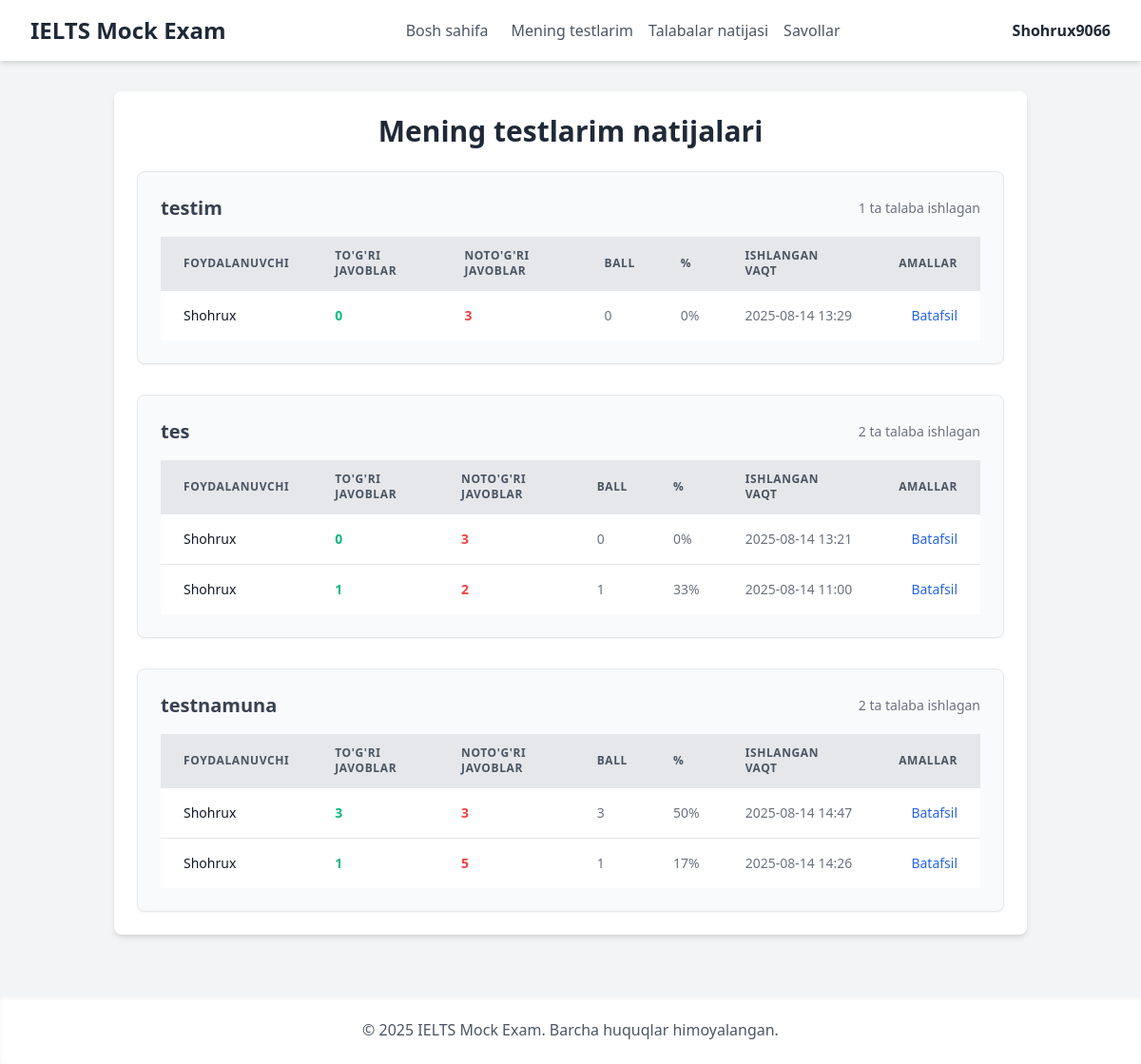
The page /teacher/my-results/ (signed in) on the database its author committed.
### Mock/models.py (models this page shows, shortened)
class CustomUser(AbstractUser):
    ROLE_CHOICES = [
        ('teacher', 'Ustoz'),
        ('student', 'Talaba'),
    ]
    role = models.CharField(max_length=20, choices=ROLE_CHOICES, default='student', verbose_name="Foydalanuvchi roli")
    is_approved = models.BooleanField(default=True, verbose_name="Tasdiqlangan")
    class Meta:
        verbose_name = "Foydalanuvchi"
        verbose_name_plural = "Foydalanuvchilar"

class Exam(models.Model):
    title = models.CharField(max_length=255, verbose_name="Imtihon nomi")
    teacher = models.ForeignKey(
        settings.AUTH_USER_MODEL,
        on_delete=models.SET_NULL,
        null=True,
        blank=True,
        related_name='created_exams',
        verbose_name="Ustoz"
    )
    questions = models.ManyToManyField(Question, related_name='exams', verbose_name="Savollar")
    duration_minutes = models.PositiveIntegerField(default=60, verbose_name="Imtihon vaqti (daqiqa)")
    created_at = models.DateTimeField(auto_now_add=True)
    class Meta:
        verbose_name = "Imtihon"
        verbose_name_plural = "Imtihonlar"

class UserAttempt(models.Model):
    user = models.ForeignKey(settings.AUTH_USER_MODEL, on_delete=models.CASCADE, verbose_name="Foydalanuvchi")
    exam = models.ForeignKey('Exam', on_delete=models.CASCADE, verbose_name="Imtihon")
    score = models.IntegerField(default=0, verbose_name="Ball")
    correct_answers = models.IntegerField(default=0, verbose_name="To'g'ri javoblar soni")
    incorrect_answers = models.IntegerField(default=0, verbose_name="Noto'g'ri javoblar soni")  # Yangi maydon
    started_at = models.DateTimeField(auto_now_add=True, verbose_name="Boshlangan vaqti")
    completed_at = models.DateTimeField(null=True, blank=True, verbose_name="Tugatilgan vaqti")
    is_completed = models.BooleanField(default=False, verbose_name="Tugatilgan")
    class Meta:
        verbose_name = "Foydalanuvchi ishlagan test"
        verbose_name_plural = "Foydalanuvchi ishlagan testlar"

### Mock/views.py (the view)
# urls.py: path('teacher/my-results/', views.teacher_results, name='teacher_results'),
@login_required(login_url='signin')
@user_passes_test(is_teacher, login_url='index')
def teacher_results(request):
    my_exams = Exam.objects.filter(teacher=request.user)
    results = []
    for exam in my_exams:
        exam_data = {
            'title': exam.title,
            'attempts': []
        }
        attempts = exam.userattempt_set.all().order_by('-completed_at')
        for attempt in attempts:
            total_questions = exam.questions.count()
            incorrect_answers = total_questions - attempt.correct_answers
            percentage = (attempt.correct_answers / total_questions) * 100 if total_questions > 0 else 0
            exam_data['attempts'].append({
                'user_username': attempt.user.username,
                'correct_answers': attempt.correct_answers,
                'incorrect_answers': incorrect_answers,
                'score': attempt.score,
                'percentage': percentage,
                'completed_at': attempt.completed_at,
                'attempt_id': attempt.id
            })
        results.append(exam_data)
    context = {'results': results}
    return render(request, 'teacher_results.html', context)

### Mock/views.py (called while the page is built)
def is_teacher(user):
    return user.is_authenticated and user.role == 'teacher'

### Mock/templates/teacher_results.html (shortened to what this page needs)
{% extends 'base.html' %}
{% block content %}
<div class="bg-white p-6 rounded-lg shadow-md max-w-7xl mx-auto">
    <h2 class="text-3xl font-bold text-gray-800 mb-6 text-center">Mening testlarim natijalari</h2>
    {% if results %}
        <div class="space-y-8">
            {% for exam_data in results %}
            <div class="bg-gray-50 rounded-lg p-6 border border-gray-200 shadow-sm">
                <div class="flex justify-between items-center mb-4">
                    <h3 class="text-xl font-bold text-gray-700">{{ exam_data.title }}</h3>
                    <span class="text-sm text-gray-500">{{ exam_data.attempts|length }} ta talaba ishlagan</span>
                </div>
                {% if exam_data.attempts %}
                <div class="overflow-x-auto">
                    <table class="min-w-full divide-y divide-gray-200">
                        <thead class="bg-gray-200">
                            <tr>
                                <th class="px-6 py-3 text-left text-xs font-bold text-gray-600 uppercase tracking-wider">Foydalanuvchi</th>
                                <th class="px-6 py-3 text-left text-xs font-bold text-gray-600 uppercase tracking-wider">To'g'ri javoblar</th>
                                <th class="px-6 py-3 text-left text-xs font-bold text-gray-600 uppercase tracking-wider">Noto'g'ri javoblar</th>
                                <th class="px-6 py-3 text-left text-xs font-bold text-gray-600 uppercase tracking-wider">Ball</th>
                                <th class="px-6 py-3 text-left text-xs font-bold text-gray-600 uppercase tracking-wider">%</th>
                                <th class="px-6 py-3 text-left text-xs font-bold text-gray-600 uppercase tracking-wider">Ishlangan vaqt</th>
                                <th class="px-6 py-3 text-left text-xs font-bold text-gray-600 uppercase tracking-wider">Amallar</th>
                            </tr>
                        </thead>
                        <tbody class="bg-white divide-y divide-gray-200">
                            {% for attempt in exam_data.attempts %}
                            <tr>
                                <td class="px-6 py-4 whitespace-nowrap text-sm font-medium text-gray-900">{{ attempt.user_username }}</td>
                                <td class="px-6 py-4 whitespace-nowrap text-sm text-green-500 font-bold">{{ attempt.correct_answers }}</td>
                                <td class="px-6 py-4 whitespace-nowrap text-sm text-red-500 font-bold">{{ attempt.incorrect_answers }}</td>
                                <td class="px-6 py-4 whitespace-nowrap text-sm text-gray-500">{{ attempt.score }}</td>
                                <td class="px-6 py-4 whitespace-nowrap text-sm text-gray-500">{{ attempt.percentage|floatformat:0 }}%</td>
                                <td class="px-6 py-4 whitespace-nowrap text-sm text-gray-500">{{ attempt.completed_at|date:"Y-m-d H:i" }}</td>
                                <td class="px-6 py-4 whitespace-nowrap text-right text-sm font-medium">
                                    <a href="{% url 'view_result_detail' attempt_id=attempt.attempt_id %}" class="text-blue-600 hover:text-blue-900">Batafsil</a>
                                </td>
                            </tr>
                            {% endfor %}
                        </tbody>
                    </table>
                </div>
                {% else %}
                <p class="text-center text-gray-500">Hali hech kim bu testni ishlamagan.</p>
                {% endif %}
            </div>
            {% endfor %}
        </div>
    {% else %}
    <p class="text-center text-gray-500 text-lg mt-10">Siz hali hech qanday test yaratmagansiz.</p>
    {% endif %}
</div>
{% endblock %}

### Mock/templates/header.html (shortened to what this page needs)
<header class="bg-white shadow-md">
    <div class="max-w-7xl mx-auto px-4 sm:px-6 lg:px-8 py-4 flex justify-between items-center">
        <a href="{% url 'index' %}" class="text-2xl font-bold text-gray-800">IELTS Mock Exam</a>
        <nav id="navMenu" class="hidden md:flex md:items-center md:space-x-4">
            <a href="{% url 'index' %}" class="text-gray-600 hover:text-gray-900 mx-2">Bosh sahifa</a>
            {% if user.is_authenticated %}
                {% if user.role == 'student' %}
                    <a href="{% url 'tests' %}" class="text-gray-600 hover:text-gray-900 mx-2">Testlar</a>
                    <a href="{% url 'student_results' %}" class="text-gray-600 hover:text-gray-900 mx-2">Natijalar</a>
                {% elif user.role == 'teacher' %}
                    <a href="{% url 'my_tests' %}" class="text-gray-600 hover:text-gray-900 mx-2">Mening testlarim</a>
                    <a href="{% url 'teacher_results' %}" class="text-gray-600 hover:text-gray-900 mx-2">Talabalar natijasi</a>
                    <a href="{% url 'my_questions' %}" class="text-gray-600 hover:text-gray-900 mx-2">Savollar</a>
                {% endif %}
            {% endif %}
        </nav>
        <div class="relative">
            {% if user.is_authenticated %}
                <button id="dropdownButton" class="flex items-center space-x-2 focus:outline-none">
                    <span class="font-semibold text-gray-800">{{ user.username }}</span>
                </button>
            {% else %}
                <a href="{% url 'signin' %}" class="text-gray-600 hover:text-gray-900 mx-2">Kirish</a>
                <a href="{% url 'signup' %}" class="text-gray-600 hover:text-gray-900 mx-2">Ro'yxatdan o'tish</a>
            {% endif %}
        </div>
    </div>
</header>

### rows shown on the page
CustomUser: username "Shohrux9066"
Exam: title "testim"
CustomUser: user_username "Shohrux" "Shohrux" "Shohrux" "Shohrux" "Shohrux"
UserAttempt: completed_at "2025-08-14 13:29"
Exam: title "tes"
UserAttempt: completed_at "2025-08-14 13:21"
UserAttempt: completed_at "2025-08-14 11:00"
Exam: title "testnamuna"
UserAttempt: completed_at "2025-08-14 14:47"
UserAttempt: completed_at "2025-08-14 14:26"

### other values the page prints
{{ exam_data.attempts|length }} "1" "2" "2"
{{ attempt.correct_answers }} "0" "0" "1" "3" "1"
{{ attempt.incorrect_answers }} "3" "3" "2" "3" "5"
{{ attempt.score }} "0" "0" "1" "3" "1"
{{ attempt.percentage|floatformat:0 }} "0" "0" "33" "50" "17"
